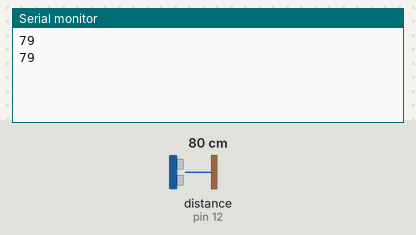
Bench run of a sketch on a simulated Arduino Uno, built with avr-gcc and run on an emulated ATmega328P. On the bench: the last lines printed to the serial monitor. Wiring (inferred from the names in the program): ultrasonic range finder: trigger pin 11; echo pin 12. The test bench sets the inputs (shaded band); at power-on: distance to the obstacle (sensor on pin 12) 80 cm. The echo pulse lasts 58.3 µs per cm.

Above: at 1.8 s.
1.9 s: distance to the obstacle (sensor on pin 12) set to 2 cm
At 2.8 s:
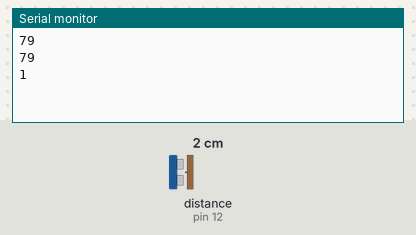
3.4 s: distance to the obstacle (sensor on pin 12) set to 4 cm
At 4.8 s:
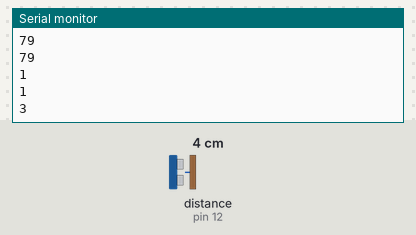
Timing chart, 0 to 6.4 s (numbered marks = the images above; inputs shaded):
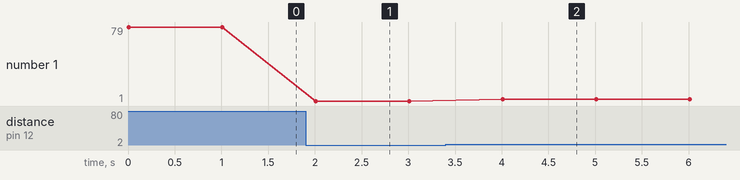

The sketch:

file18.ino
```cpp
int trig = 11;
int echo = 12;
int duration;
int distances;
void setup() {
  Serial.begin(9600);
  pinMode(trig, OUTPUT);
  pinMode(echo, INPUT);
}

void loop() {
  digitalWrite(trig, LOW);
  delay(0.002);
  digitalWrite(trig, HIGH);
  delay(0.01);
  digitalWrite(trig, LOW);
  duration = pulseIn(echo, HIGH);
  distances = (duration / 2) * 0.0343;

  Serial.println (distances);
  delay(1000);

}
```

Measured:
- after the input at 1.9 s, the serial monitor: prints a new line after 0.11 s (image 1)
- after the input at 3.4 s, the serial monitor: prints a new line after 0.61 s (image 2)
- plotted number 1: 79 → 1 after the input at 1.9 s, 1 → 3 after the input at 3.4 s
